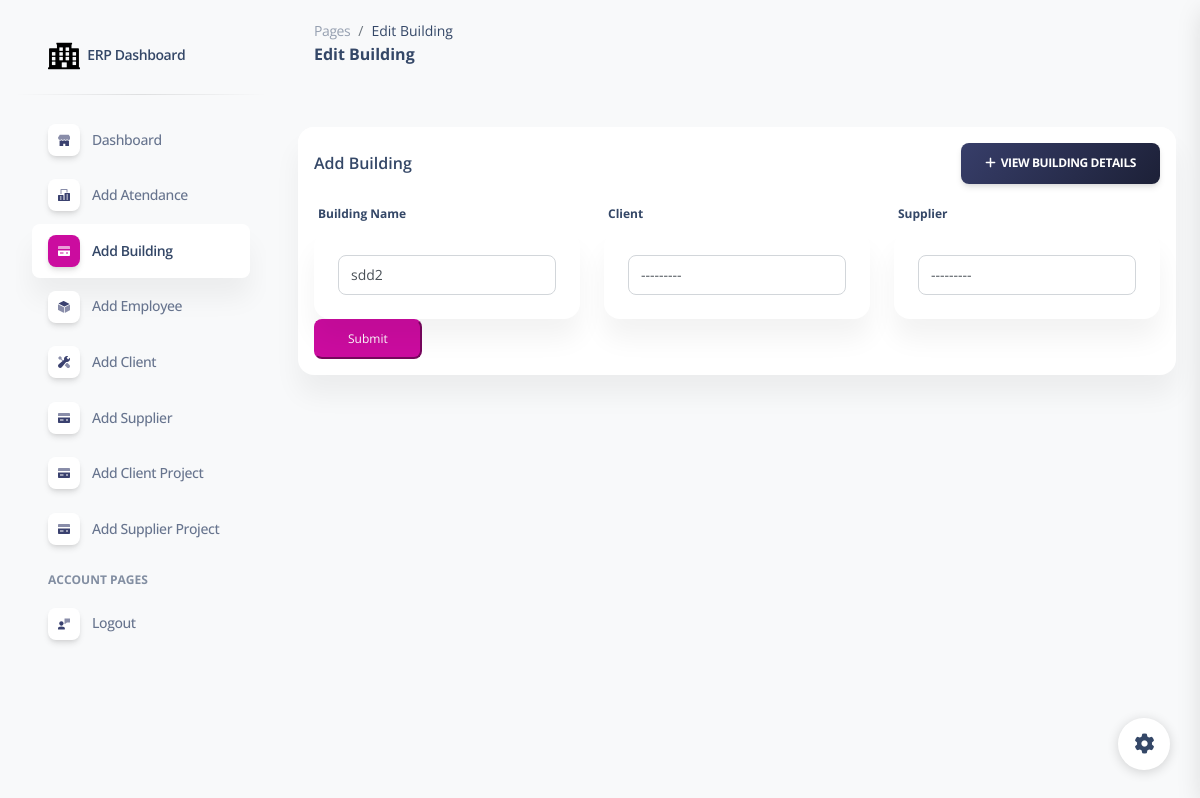
Screenshot of /edit_building/1/ (signed in) with the database file from the repository.
### erpapp/models.py (models this page shows, shortened)
class Building(models.Model):
    building_name = models.CharField(max_length=255)
    client = models.ForeignKey(Client, on_delete=models.CASCADE, null=True, blank=True)
    supplier = models.ForeignKey(Supplier, on_delete=models.CASCADE, null=True, blank=True)

### erpapp/views.py (the view)
# urls.py: path('edit_building/<int:building_id>/', edit_building, name='edit_building'),
@login_required
def edit_building(request, building_id):
    building = get_object_or_404(Building, pk=building_id)
    clients = Client.objects.all()
    suppliers = Supplier.objects.all()
    if request.method == 'POST':
        form = BuildingForm(request.POST, instance=building)
        if form.is_valid():
            form.save()
            return redirect('building_list')  # Change 'building_list' to your actual building list URL
    else:
        form = BuildingForm(instance=building)
    return render(request, 'edit_building.html', {'form': form, 'clients': clients, 'suppliers': suppliers, 'building': building})

### erpapp/forms.py
class BuildingForm(forms.ModelForm):
    class Meta:
        model = Building
        fields = ['building_name', 'client', 'supplier']
    def __init__(self, *args, **kwargs):
        super().__init__(*args, **kwargs)
        self.fields['client'].widget.attrs.update({'class': 'form-control'})
        self.fields['supplier'].widget.attrs.update({'class': 'form-control'})
        self.fields['building_name'].widget.attrs.update({'class': 'form-control'})

### erpapp/models.py (called while the page is built)
    def __str__(self):
        return self.clientname

    def __str__(self):
        return self.supplier_name

### erpapp/templates/edit_building.html (shortened to what this page needs)
{% extends 'base.html' %}
{% load static %}
{% block content %}
<!DOCTYPE html>
<html lang="en">
<head>
  <link href="{% static  'css/nucleo-icons.css' %}" rel="stylesheet" />
  <link href="{% static  'css/nucleo-svg.css' %}" rel="stylesheet" />
  <link href="{% static '/css/nucleo-svg.css' %}" rel="stylesheet" />
  <link id="pagestyle" href="{% static 'css/soft-ui-dashboard.css' %}" rel="stylesheet" />
</head>
<body class="g-sidenav-show  bg-gray-100">
  <aside class="sidenav navbar navbar-vertical navbar-expand-xs border-0 border-radius-xl my-3 fixed-start ms-3 " id="sidenav-main">
    <div class="sidenav-header">
      <a class="navbar-brand m-0" href="#" target="_blank">
        <img src="{% static '/img/logo-ct.png' %}" class="navbar-brand-img h-100" alt="main_logo">
        <span class="ms-1 font-weight-bold">ERP Dashboard</span>
      </a>
    </div>
    <hr class="horizontal dark mt-0">
    <div class="collapse navbar-collapse  w-auto  max-height-vh-100 h-100" id="sidenav-collapse-main">
      <ul class="navbar-nav">
        <li class="nav-item">
          <a class="nav-link" href="/">
            <div class="icon icon-shape icon-sm shadow border-radius-md bg-white text-center me-2 d-flex align-items-center justify-content-center">
            </div>
            <span class="nav-link-text ms-1">Dashboard</span>
          </a>
        </li>
        <li class="nav-item">
          <a class="nav-link  " href="/add_attendance">
            <div class="icon icon-shape icon-sm shadow border-radius-md bg-white text-center me-2 d-flex align-items-center justify-content-center">
            </div>
            <span class="nav-link-text ms-1">Add Atendance</span>
          </a>
        </li>
        <li class="nav-item">
          <a class="nav-link active " href="/add_building">
            <div class="icon icon-shape icon-sm shadow border-radius-md bg-white text-center me-2 d-flex align-items-center justify-content-center">
            </div>
            <span class="nav-link-text ms-1">Add Building</span>
          </a>
        </li>
        <li class="nav-item">
          <a class="nav-link" href="/add_employee">
            <div class="icon icon-shape icon-sm shadow border-radius-md bg-white text-center me-2 d-flex align-items-center justify-content-center">
            </div>
            <span class="nav-link-text ms-1">Add Employee</span>
          </a>
        </li>
        <li class="nav-item">
          <a class="nav-link  " href="/add_client">
            <div class="icon icon-shape icon-sm shadow border-radius-md bg-white text-center me-2 d-flex align-items-center justify-content-center">
            </div>
            <span class="nav-link-text ms-1">Add Client</span>
          </a>
        </li>
        <li class="nav-item">
          <a class="nav-link  " href="/add_supplier">
            <div class="icon icon-shape icon-sm shadow border-radius-md bg-white text-center me-2 d-flex align-items-center justify-content-center">
            </div>
            <span class="nav-link-text ms-1">Add Supplier</span>
          </a>
        </li>
        <li class="nav-item">
          <a class="nav-link  " href="/add_project">
            <div class="icon icon-shape icon-sm shadow border-radius-md bg-white text-center me-2 d-flex align-items-center justify-content-center">
            </div>
            <span class="nav-link-text ms-1">Add Client Project</span>
          </a>
        </li>
        <li class="nav-item">
          <a class="nav-link  " href="/supplierproject/add/">
            <div class="icon icon-shape icon-sm shadow border-radius-md bg-white text-center me-2 d-flex align-items-center justify-content-center">
            </div>
            <span class="nav-link-text ms-1">Add Supplier Project</span>
          </a>
        </li>
        <li class="nav-item mt-3">
          <h6 class="ps-4 ms-2 text-uppercase text-xs font-weight-bolder opacity-6">Account pages</h6>
        </li>
        <li class="nav-item">
          <a class="nav-link  " href="{% url 'logout' %}">
            <div class="icon icon-shape icon-sm shadow border-radius-md bg-white text-center me-2 d-flex align-items-center justify-content-center">
            </div>
            <span class="nav-link-text ms-1">Logout</span>
          </a>
        </li>
        </ul>
    </div>
  </aside>
<main class="main-content position-relative max-height-vh-100 h-100 mt-1 border-radius-lg ">
    <nav class="navbar navbar-main navbar-expand-lg px-0 mx-4 shadow-none border-radius-xl" id="navbarBlur" navbar-scroll="true">
      <div class="container-fluid py-1 px-3">
        <nav aria-label="breadcrumb">
          <ol class="breadcrumb bg-transparent mb-0 pb-0 pt-1 px-0 me-sm-6 me-5">
            <li class="breadcrumb-item text-sm"><a class="opacity-5 text-dark" href="javascript:;">Pages</a></li>
            <li class="breadcrumb-item text-sm text-dark active" aria-current="page">Edit Building</li>
          </ol>
          <h6 class="font-weight-bolder mb-0">Edit Building</h6>
        </nav>
      </div>
    </nav>
    <div class="container-fluid py-4">
      <div class="row">
        <div class="col-lg-12">
          <div class="row">
            <form method="post">
            <div class="col-md-12 mb-lg-0 mb-4">
              <div class="card mt-4">
                <div class="card-header pb-0 p-3">
                  <div class="row">
                    <div class="col-6 d-flex align-items-center">
                      <h6 class="mb-0">Add Building</h6>
                    </div>
                    <div class="col-6 text-end">
                      <a class="btn bg-gradient-dark mb-0" href="/building_list"><i class="fas fa-plus"></i>&nbsp;&nbsp;View Building Details</a>
                    </div>
                  </div>
                </div>
             <div class="card-body p-3">
        <div class="row">
            <div class="col-md-4 mb-md-0 mb-4">
                <label for="{{ form.building_name.id_for_label }}">Building Name</label>
                <div class="card card-body d-flex align-items-center">
                    {{ form.building_name }}
                </div>
            </div>
            <div class="col-md-4">
                <label for="{{ form.client.id_for_label }}">Client</label>
                <div class="card card-body d-flex align-items-center">
                    {{ form.client }}
                </div>
            </div>
            <div class="col-md-4">
                <label for="{{ form.supplier.id_for_label }}">Supplier</label>
                <div class="card card-body d-flex align-items-center">
                    {{ form.supplier }}
                </div>
            </div>
        </div>
        <button type='submit' class="btn-sm btn-primary">Submit</button>
    </form>
</div>
              </div>
            </div>
          </div>
{% endblock %}

### erpapp/static/css/nucleo-svg.css (style rules this page uses)
.icon { display: inline-block; color: #111111; height: 1em; width: 1em; }
.icon-sm { height: 0.8em; width: 0.8em; }
.icon { fill: currentColor; stroke: none; }

### rows the page displays
Building: building_name "sdd2", client "---------", supplier "---------"
